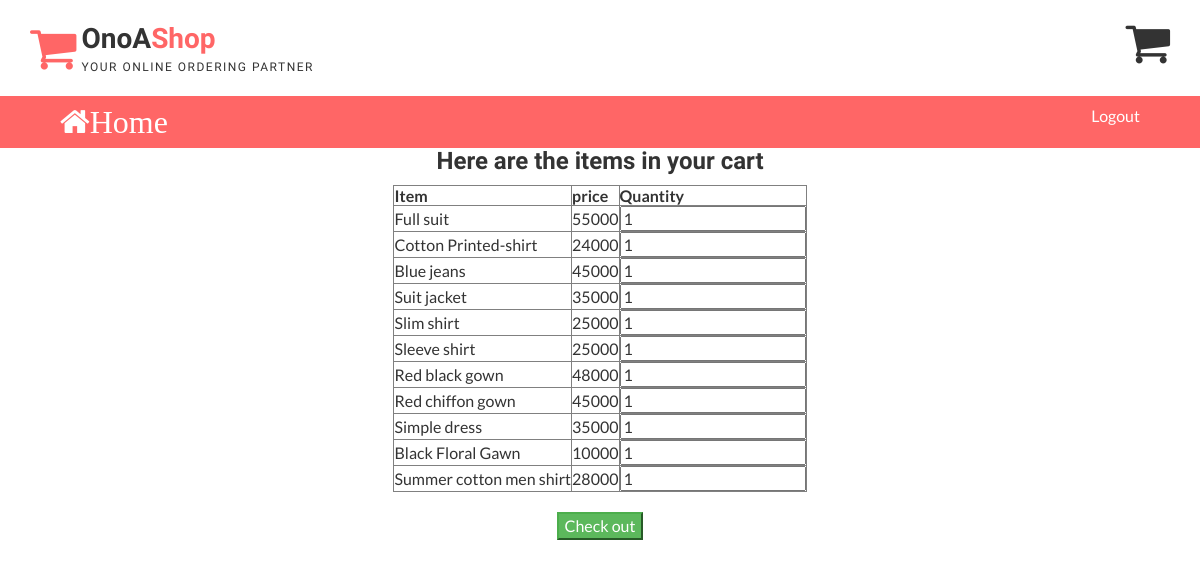
/cartitems.php (signed in), run on an earlier commit of the app's database.
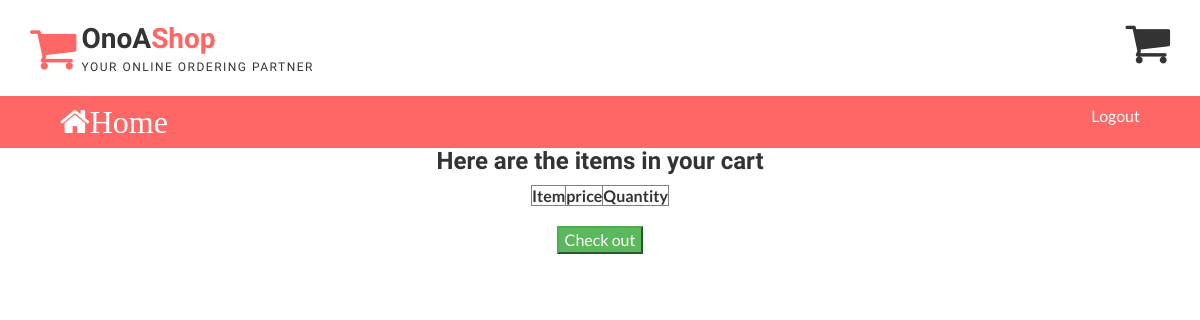
And on a later commit of the database.
### tables this page shows
CREATE TABLE `cartitems` (
  `itemID` int(11) NOT NULL,
  `itemName` varchar(255) NOT NULL,
  `userSec` varchar(255) NOT NULL
);

### cartitems.php (the view, shortened to what this page needs)
<?php
require 'includes/main.php';
$mail = $_SESSION['loginEmail'];
$cartitems = $db->prepare("SELECT * FROM `cartitems` WHERE `userSec`=?");
$cartitems->execute(array($mail));
?>
<html>
<head>
    <link href="css/font-awesome.css" rel="stylesheet">
    <link href="css/bootstrap.css" rel="stylesheet">
    <link href="css/jquery.smartmenus.bootstrap.css" rel="stylesheet">
    <link rel="stylesheet" type="text/css" href="css/jquery.simpleLens.css">
    <link rel="stylesheet" type="text/css" href="css/slick.css">
    <link rel="stylesheet" type="text/css" href="css/nouislider.css">
    <link id="switcher" href="css/theme-color/default-theme.css" rel="stylesheet">
    <link href="css/sequence-theme.modern-slide-in.css" rel="stylesheet" media="all">
    <link href="css/style.css" rel="stylesheet">
  </head>
  <body>
  <header id="aa-header">
    <div class="aa-header-bottom">
      <div class="container">
        <div class="row">
          <div class="col-md-12">
            <div class="aa-header-bottom-area">
              <div class="aa-logo">
                <a href="./">
                  <span class="fa fa-shopping-cart"></span>
                  <p>OnoA<strong>Shop</strong> <span>Your Online Ordering Partner</span></p>
                </a>
              </div>
              <div style="float: right;" title="View cart items">
                <a href="cartitems.php"><i class="fa fa-shopping-cart fa-3x"></i></a>
              </div>
            </div>
          </div>
        </div>
      </div>
    </div>
  </header>
  <section id="menu">
    <div class="container">
      <div class="menu-area">
        <div class="navbar navbar-default" role="navigation">
          <div class="navbar-collapse collapse">
            <ul class="nav navbar-nav">
              <li><a href="./"><i class="fa fa-home fa-2x">Home</i></a></li>
              <li style="float: right;"><a href="logout.php">Logout</a></li>
                </ul>
          </div>
        </div>
      </div>
      </div>
  </section>
 <center>
 	<div style="padding: 20px;">
 		<h3><b>Here are the items in your cart</b></h3>
		<table border="1">
			<th>Item</th>
			<th>price</th>
			<th>Quantity</th>
			<?php
			while ($item = $cartitems->fetch(PDO::FETCH_ASSOC)){
				echo "<tr><td>".$item['itemName']."</td>";
				$prd = $item['itemName'];
				$prdpr = $db->prepare("SELECT `ProductPrice` FROM `products` WHERE `ProductName`=?");
				$prdpr->execute(array($prd));
				$price = $prdpr->fetch(PDO::FETCH_ASSOC);
				echo "<td>".$price['ProductPrice']."</td>";
				echo "<td><input type='number' value='1'/></td></tr>";
			}
			?>
		</table>
	</div>
	<button class="btn-success">Check out</button>
</center>
</body>
</html>

### css/theme-color/default-theme.css (style rules this page uses)
#aa-header .aa-header-bottom .aa-header-bottom-area .aa-logo a > span { color: #ff6666; }
#aa-header .aa-header-bottom .aa-header-bottom-area .aa-logo a strong { color: #ff6666; }
#menu { background-color: #ff6666; }

What changed in the data, as far as the page shows it:
removed cartitems: itemName "Full suit", ProductPrice "55000"
removed cartitems: itemName "Cotton Printed-shirt", ProductPrice "24000"
removed cartitems: itemName "Blue jeans", ProductPrice "45000"
removed cartitems: itemName "Suit jacket", ProductPrice "35000"
removed cartitems: itemName "Slim shirt", ProductPrice "25000"
removed cartitems: itemName "Sleeve shirt", ProductPrice "25000"
removed cartitems: itemName "Red black gown", ProductPrice "48000"
removed cartitems: itemName "Red chiffon gown", ProductPrice "45000"
removed cartitems: itemName "Simple dress", ProductPrice "35000"
removed cartitems: itemName "Black Floral Gawn", ProductPrice "10000"
removed cartitems: itemName "Summer cotton men shirt", ProductPrice "28000"
